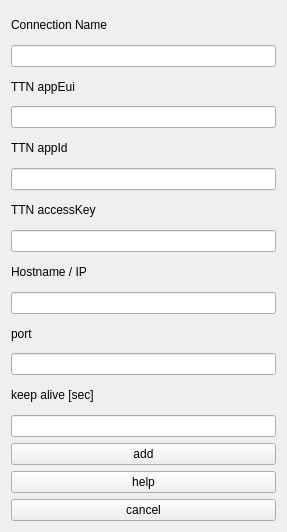
<?xml version="1.0" encoding="UTF-8"?>
<ui version="4.0">
 <class>Form</class>
 <widget class="QWidget" name="Form">
  <property name="geometry">
   <rect>
    <x>0</x>
    <y>0</y>
    <width>287</width>
    <height>532</height>
   </rect>
  </property>
  <property name="windowTitle">
   <string>Form</string>
  </property>
  <layout class="QVBoxLayout" name="verticalLayout">
   <item>
    <widget class="QLabel" name="label_2">
     <property name="text">
      <string>Connection Name</string>
     </property>
    </widget>
   </item>
   <item>
    <widget class="QLineEdit" name="lineEdit"/>
   </item>
   <item>
    <widget class="QLabel" name="label">
     <property name="text">
      <string>TTN appEui</string>
     </property>
    </widget>
   </item>
   <item>
    <widget class="QLineEdit" name="lineEdit_3"/>
   </item>
   <item>
    <widget class="QLabel" name="label_3">
     <property name="text">
      <string>TTN appId</string>
     </property>
    </widget>
   </item>
   <item>
    <widget class="QLineEdit" name="lineEdit_2"/>
   </item>
   <item>
    <widget class="QLabel" name="label_6">
     <property name="text">
      <string>TTN accessKey</string>
     </property>
    </widget>
   </item>
   <item>
    <widget class="QLineEdit" name="lineEdit_4"/>
   </item>
   <item>
    <widget class="QLabel" name="label_4">
     <property name="text">
      <string>Hostname / IP</string>
     </property>
    </widget>
   </item>
   <item>
    <widget class="QLineEdit" name="lineEdit_5"/>
   </item>
   <item>
    <widget class="QLabel" name="label_5">
     <property name="text">
      <string>port</string>
     </property>
    </widget>
   </item>
   <item>
    <widget class="QLineEdit" name="lineEdit_8"/>
   </item>
   <item>
    <widget class="QLabel" name="label_8">
     <property name="text">
      <string>keep alive [sec]</string>
     </property>
    </widget>
   </item>
   <item>
    <widget class="QLineEdit" name="lineEdit_6"/>
   </item>
   <item>
    <widget class="QPushButton" name="pushButton_2">
     <property name="text">
      <string>add</string>
     </property>
    </widget>
   </item>
   <item>
    <widget class="QPushButton" name="pushButton_3">
     <property name="text">
      <string>help</string>
     </property>
    </widget>
   </item>
   <item>
    <widget class="QPushButton" name="pushButton">
     <property name="text">
      <string>cancel</string>
     </property>
    </widget>
   </item>
  </layout>
 </widget>
 <tabstops>
  <tabstop>lineEdit</tabstop>
  <tabstop>lineEdit_3</tabstop>
  <tabstop>lineEdit_2</tabstop>
  <tabstop>lineEdit_4</tabstop>
  <tabstop>lineEdit_5</tabstop>
  <tabstop>lineEdit_8</tabstop>
  <tabstop>lineEdit_6</tabstop>
  <tabstop>pushButton_2</tabstop>
  <tabstop>pushButton_3</tabstop>
  <tabstop>pushButton</tabstop>
 </tabstops>
 <resources/>
 <connections/>
</ui>
